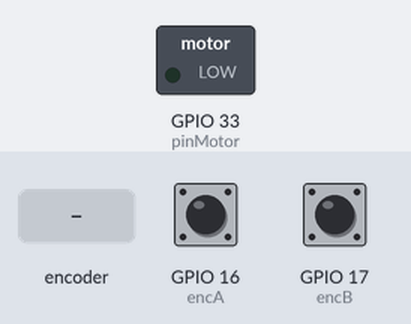
The sketch below on a simulated ESP32. On the bench: switched loads named in the sketch (green lamp = pin HIGH). Inputs (shaded band) come from the test bench; at power-on: GPIO 16 (encA) HIGH, GPIO 17 (encB) HIGH. What the sketch prints to the serial monitor is not drawn.

Above: at 0.01 s.
At 1.25 s:
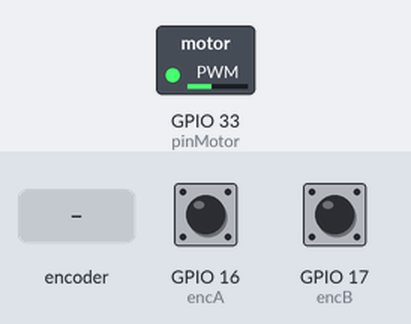
1.3 s: rotary encoder on GPIO 16 (encA) / GPIO 17 (encB) turned 1 step (first pin leading)
At 4.0 s:
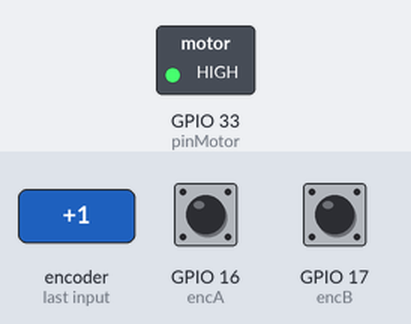
Timing chart, 0 to 5.5 s (numbered marks = the images above; inputs shaded):
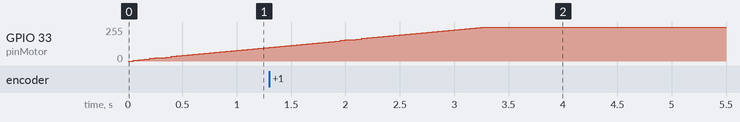

The sketch:

PID_MayNhuDong.ino
```cpp
/*
_____BTS7960B - CW:
đỏ -> RPWM (33)
nâu -> LPWM (13)

_____encoder:
xanh lá -> 16
trắng -> 17
*/

#include "PID.h"

#define encA 16
#define encB 17
#define pinMotor 33

// một mảng để lưu trữ các con trỏ tới các bộ timer đã được tạo
TimerHandle_t timerPIDMotor = NULL;

// khai báo biến đếm xung encoder
int pulseCount = 0;
float pulseEnc = 1600.0;

// khai báo các thông số PID
const float Kp_motor = 10.0;
const float Ki_motor = 250.0;
const float Kd_motor = 0;
const float sampleTime_motor = 50.0;
const uint16_t freqMotor = 10000;

// khai báo các biến ngõ ra
const float desiredSpeed = 5.0;
float speed = 0.0;
uint16_t outputValue = 0;

// khai báo các biến lọc trung bình
float speedAvr = 0.0;
float speedSum = 0.0;

// khai báo kênh A, B encoder
unsigned char encA_state;
unsigned char encB_state;

// khởi tạo PID
PID motorPID(Kp_motor, Ki_motor, Kd_motor, sampleTime_motor);

/********************ĐỌC ENCODER CHẾ ĐỘ X1*******************/
// void IRAM_ATTR readEncoderX1(){
//   encA_state = digitalRead(encA);
//   encB_state = digitalRead(encB);
//   switch ((encA_state << 1) | encB_state){
//     case 1:
//       pulseCount++;
//     break;
//     case 0:
//       pulseCount--;
//     break;
//   }
// }
/************************************************************/


/********************ĐỌC ENCODER CHẾ ĐỘ X2*******************/
// void IRAM_ATTR readEncoderX2(){
//   encA_state = digitalRead(encA);
//   encB_state = digitalRead(encB);
//   switch ((encA_state << 1) | encB_state){
//     case 1:
//     case 2:
//       pulseCount++;
//     break;
//     case 0:
//     case 3:
//       pulseCount--;
//     break;
//   }
// }
/************************************************************/


/********************ĐỌC ENCODER CHẾ ĐỘ X4*******************/
unsigned char state;
unsigned char p_state;
void IRAM_ATTR readEncoderX4(){
  encA_state = digitalRead(encA);
  encB_state = digitalRead(encB);
  // xác định kênh gây ra ngắt
  int interruptPin = digitalPinToInterrupt(encA_state) == digitalPinToInterrupt(encA) ? encA : encB;
  state = (state << 1) | encA_state;
  state = (state << 1) | encB_state;
  state = state&0x03; // bỏ hết các bit đầu chỉ giữ lại 2 bit cuối (0->3)
  // xử lý ngắt cho kênh A
  if (interruptPin == encA) {
    switch(state){
      case 2:
        if (p_state == 0) pulseCount++;
        else pulseCount--;
      break;
      case 1:
        if (p_state == 3) pulseCount++;
        else pulseCount--;
      break;
      case 0:
        if (p_state == 2) pulseCount--;
        else pulseCount++;
      break;
      case 3:
        if (p_state == 1) pulseCount--;
        else pulseCount++;
      break;
    }
    p_state = state;
  }

  // xử lý ngắt cho kênh B
  else if(interruptPin == encB){
    switch(state){
      case 3:
        if (p_state == 2) pulseCount++;
        else pulseCount--;
      break;
      case 0:
        if (p_state == 1) pulseCount++;
        else pulseCount--;
      break;
      case 1:
        if (p_state == 0) pulseCount--;
        else pulseCount++;
      break;
      case 2:
        if (p_state == 3) pulseCount--;
        else pulseCount++;
      break;
    }
    p_state = state;
  }
}
/************************************************************/

// hàm ngắt timer tính toán ngõ ra
void timerPIDMotorCallBack(TimerHandle_t xTimer){
  static int tempCount = 0;
  int data = 1;
  speed = ((pulseCount / pulseEnc) / (sampleTime_motor / 1000.0)) * 60.0;
  speedSum += speed;
  tempCount++;
  pulseCount = 0;

  if(tempCount == 50){
    speedAvr = speedSum/tempCount;
    speedSum = 0;
    tempCount = 0;
  }
  outputValue = (uint16_t)motorPID.getPIDcompute(desiredSpeed - speed);
  ledcWrite(0, outputValue);
}

void setup() {
  Serial.begin(115200);

  pinMode(encA, INPUT_PULLUP);
  pinMode(encB, INPUT_PULLUP);

  pinMode(pinMotor, OUTPUT);
  ledcSetup(0, freqMotor, 12);
  ledcAttachPin(pinMotor, 0);

  // x1
  //attachInterrupt(digitalPinToInterrupt(encA), readEncoderX1, FALLING);

  // x2
  //attachInterrupt(digitalPinToInterrupt(encA), readEncoderX2, CHANGE);

  // x4
  attachInterrupt(digitalPinToInterrupt(encA), readEncoderX4, CHANGE);
  attachInterrupt(digitalPinToInterrupt(encB), readEncoderX4, CHANGE);

  motorPID.setWindup(0.0, 4095.0);
  motorPID.setOutput(0.0, 4095.0);
  timerPIDMotor = xTimerCreate(
    "Auto-reload_timer",
    sampleTime_motor/portTICK_PERIOD_MS,
    pdTRUE,
    (void *)1,
    timerPIDMotorCallBack
  );
  xTimerStart(timerPIDMotor, portMAX_DELAY);
}

void loop() {
  Serial.print("Đáp ứng ngõ ra: ");
  Serial.println(outputValue);

  Serial.print("Tốc độ: ");
  Serial.println(speedAvr);
  delay(500);

  // Serial.println(pulseCount);
}
```

PID.cpp
```cpp
#include "PID.h"


//MMMMMMMMMMMMMMMMMMMMMMMMMMMMMMMMMMMMMMMMMMMMMMMMMM//
//----------------Hàm khởi tạo đối tượng PID--------//
PID::PID() {
  this->Kp = 1;
  this->Ki = 0;
  this->Kd = 0;
  this->Sample_time = 100;
  this->WindupMax = 0;
  this->WindupMin = 0;
  this->OutMax = 0;
  this->OutMin = 0;
  this->ITerm = 0;
}
//MMMMMMMMMMMMMMMMMMMMMMMMMMMMMMMMMMMMMMMMMMMMMMMMMM//


//MMMMMMMMMMMMMMMMMMMMMMMMMMMMMMMMMMMMMMMMMMMMMMMMMMMMMMMMMMMMMMMMMMMMMMMM//
//----------------Hàm khoiwe tạo đối tương PID có truyền thông số---------//
PID::PID(float Kp, float Ki, float Kd, float Sample_time) {
  this->Kp = Kp;
  this->Ki = Ki;
  this->Kd = Kd;
  this->Sample_time = Sample_time;
  this->WindupMax = 0;
  this->WindupMin = 0;
  this->OutMax = 0;
  this->OutMin = 0;
  this->ITerm = 0;
  this->PTerm = 0;
  this->DTerm = 0;
}
//MMMMMMMMMMMMMMMMMMMMMMMMMMMMMMMMMMMMMMMMMMMMMMMMMM//


//MMMMMMMMMMMMMMMMMMMMMMMMMMMMMMMMMMMMMMMMMMMMMMMMMM//
//----------------Hàm thay đổi hệ số PID------------//
void PID::setPIDparamters(float Kp = NULL, float Ki = NULL, float Kd = NULL) {
  if (Kp != NULL) this->Kp = Kp;
  else this->Kp = 0;
  if (Ki != NULL) this->Ki = Ki;
  else this->Ki = 0;
  if (Kd != NULL) this->Kd = Kd;
  else this->Kd = 0;
}
//MMMMMMMMMMMMMMMMMMMMMMMMMMMMMMMMMMMMMMMMMMMMMMMMMM//


//MMMMMMMMMMMMMMMMMMMMMMMMMMMMMMMMMMMMMMMMMMMMMMMMMM//
//----------------Hàm tính toán PID-----------------//
float PID::getPIDcompute(float Error) {
  // PTERM
  this->PTerm = this->Kp * Error;

  // ITERM
  this->ITerm += this->Ki * Error * (this->Sample_time / 1000);
  if (this->ITerm > this->WindupMax) this->ITerm = this->WindupMax;
  else if (this->ITerm < this->WindupMin) this->ITerm = this->WindupMin;

  //DTERM
  this->DTerm = (Error - this->Last_Error) / (this->Sample_time / 1000);
  this->Last_Error = Error;
  //OUTPUT
  this->Output = this->PTerm + this->ITerm + this->DTerm * this->Kd;
  if (this->Output > this->OutMax) this->Output = this->OutMax;
  else if (this->Output < this->OutMin) this->Output = this->OutMin;

  return this->Output;
}
//MMMMMMMMMMMMMMMMMMMMMMMMMMMMMMMMMMMMMMMMMMMMMMMMMM//


//MMMMMMMMMMMMMMMMMMMMMMMMMMMMMMMMMMMMMMMMMMMMMMMMMM//
//----------------Hàm set bão hòa khâu I------------//
void PID::setWindup(float MinValue, float MaxValue) {
  this->WindupMax = MaxValue;
  this->WindupMin = MinValue;
}
//MMMMMMMMMMMMMMMMMMMMMMMMMMMMMMMMMMMMMMMMMMMMMMMMMM//


//MMMMMMMMMMMMMMMMMMMMMMMMMMMMMMMMMMMMMMMMMMMMMMMMMM//
//----------------Hàm set bão hòa OUTPUT------------//
void PID::setOutput(float MinValue, float MaxValue) {
  this->OutMax = MaxValue;
  this->OutMin = MinValue;
}
//MMMMMMMMMMMMMMMMMMMMMMMMMMMMMMMMMMMMMMMMMMMMMMMMMM//


//MMMMMMMMMMMMMMMMMMMMMMMMMMMMMMMMMMMMMMMMMMMMMMMMMM//
//----------------Hàm set thời gian lấy mẫu---------//
void PID::setSampleTime(float value) {
  this->Sample_time = value;
}
//MMMMMMMMMMMMMMMMMMMMMMMMMMMMMMMMMMMMMMMMMMMMMMMMMM//
```

PID.h
```cpp
#ifndef _PID_H_
#define _PID_H_
#include <stdio.h>
class PID
{
  public:
    float Kp, Ki, Kd, Output;
    float Sample_time;
    float WindupMax, WindupMin;
    float OutMax, OutMin;
    float PTerm, ITerm, DTerm;
    float Last_Error;
  public:
    PID();
    PID(float, float, float, float);
    void setPIDparamters(float, float, float);
    void setWindup(float, float);
    void setOutput(float, float);
    void setSampleTime(float);
    float getPIDcompute(float);
};
#endif //_PID_H_
```
